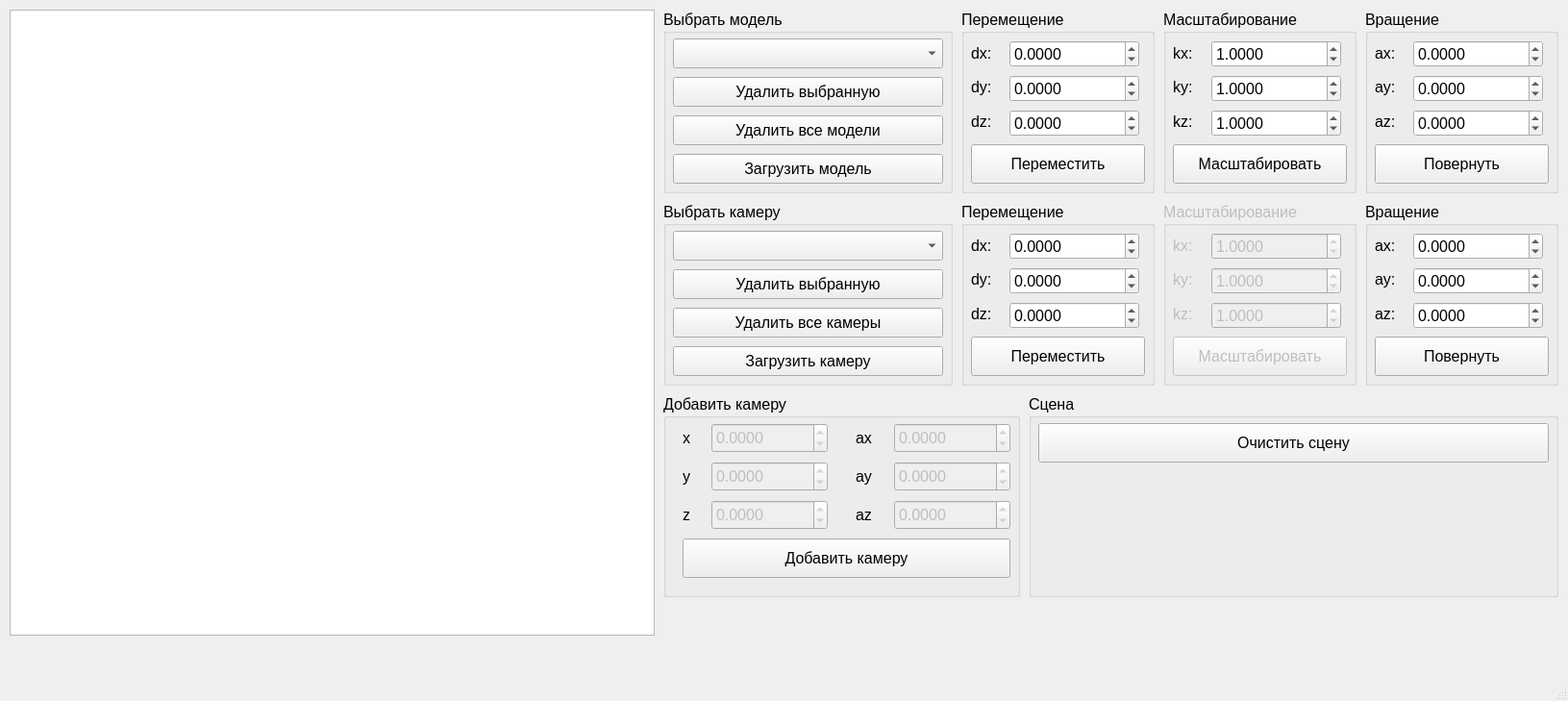
<?xml version="1.0" encoding="UTF-8"?>
<ui version="4.0">
 <class>MainWindow</class>
 <widget class="QMainWindow" name="MainWindow">
  <property name="geometry">
   <rect>
    <x>0</x>
    <y>0</y>
    <width>1631</width>
    <height>729</height>
   </rect>
  </property>
  <property name="sizePolicy">
   <sizepolicy hsizetype="Fixed" vsizetype="Fixed">
    <horstretch>0</horstretch>
    <verstretch>0</verstretch>
   </sizepolicy>
  </property>
  <property name="minimumSize">
   <size>
    <width>1631</width>
    <height>729</height>
   </size>
  </property>
  <property name="maximumSize">
   <size>
    <width>1631</width>
    <height>729</height>
   </size>
  </property>
  <property name="windowTitle">
   <string>MainWindow</string>
  </property>
  <widget class="QWidget" name="centralwidget">
   <widget class="QPushButton" name="deleteModelsBtn">
    <property name="geometry">
     <rect>
      <x>330</x>
      <y>200</y>
      <width>93</width>
      <height>50</height>
     </rect>
    </property>
    <property name="maximumSize">
     <size>
      <width>16777215</width>
      <height>50</height>
     </size>
    </property>
    <property name="text">
     <string>Удалить все</string>
    </property>
   </widget>
   <widget class="QPushButton" name="deleteModelBtn">
    <property name="geometry">
     <rect>
      <x>260</x>
      <y>280</y>
      <width>93</width>
      <height>50</height>
     </rect>
    </property>
    <property name="maximumSize">
     <size>
      <width>16777215</width>
      <height>50</height>
     </size>
    </property>
    <property name="text">
     <string>  Удалить  </string>
    </property>
   </widget>
   <widget class="QGroupBox" name="groupBox">
    <property name="geometry">
     <rect>
      <x>20</x>
      <y>40</y>
      <width>241</width>
      <height>191</height>
     </rect>
    </property>
    <property name="title">
     <string>GroupBox</string>
    </property>
    <widget class="QPushButton" name="loadModelBtn">
     <property name="geometry">
      <rect>
       <x>10</x>
       <y>60</y>
       <width>193</width>
       <height>50</height>
      </rect>
     </property>
     <property name="maximumSize">
      <size>
       <width>16777215</width>
       <height>50</height>
      </size>
     </property>
     <property name="text">
      <string>Загрузить</string>
     </property>
    </widget>
    <widget class="QComboBox" name="modelsCB">
     <property name="geometry">
      <rect>
       <x>10</x>
       <y>30</y>
       <width>221</width>
       <height>22</height>
      </rect>
     </property>
    </widget>
   </widget>
   <widget class="QGroupBox" name="groupBox_7">
    <property name="geometry">
     <rect>
      <x>690</x>
      <y>410</y>
      <width>371</width>
      <height>211</height>
     </rect>
    </property>
    <property name="font">
     <font>
      <pointsize>12</pointsize>
     </font>
    </property>
    <property name="title">
     <string>Добавить камеру</string>
    </property>
    <widget class="QPushButton" name="pushButton_add_camera">
     <property name="geometry">
      <rect>
       <x>20</x>
       <y>150</y>
       <width>341</width>
       <height>41</height>
      </rect>
     </property>
     <property name="font">
      <font>
       <pointsize>12</pointsize>
      </font>
     </property>
     <property name="text">
      <string>Добавить камеру</string>
     </property>
    </widget>
    <widget class="QDoubleSpinBox" name="doubleSpinBox">
     <property name="enabled">
      <bool>false</bool>
     </property>
     <property name="geometry">
      <rect>
       <x>50</x>
       <y>30</y>
       <width>121</width>
       <height>31</height>
      </rect>
     </property>
     <property name="decimals">
      <number>4</number>
     </property>
     <property name="minimum">
      <double>-1000.000000000000000</double>
     </property>
     <property name="maximum">
      <double>1000.000000000000000</double>
     </property>
     <property name="value">
      <double>0.000000000000000</double>
     </property>
    </widget>
    <widget class="QLabel" name="label">
     <property name="geometry">
      <rect>
       <x>20</x>
       <y>30</y>
       <width>31</width>
       <height>31</height>
      </rect>
     </property>
     <property name="text">
      <string>x</string>
     </property>
    </widget>
    <widget class="QDoubleSpinBox" name="doubleSpinBox_2">
     <property name="enabled">
      <bool>false</bool>
     </property>
     <property name="geometry">
      <rect>
       <x>50</x>
       <y>70</y>
       <width>121</width>
       <height>31</height>
      </rect>
     </property>
     <property name="decimals">
      <number>4</number>
     </property>
     <property name="minimum">
      <double>-1000.000000000000000</double>
     </property>
     <property name="maximum">
      <double>1000.000000000000000</double>
     </property>
    </widget>
    <widget class="QLabel" name="label_2">
     <property name="geometry">
      <rect>
       <x>20</x>
       <y>70</y>
       <width>31</width>
       <height>31</height>
      </rect>
     </property>
     <property name="text">
      <string>y</string>
     </property>
    </widget>
    <widget class="QDoubleSpinBox" name="doubleSpinBox_3">
     <property name="enabled">
      <bool>false</bool>
     </property>
     <property name="geometry">
      <rect>
       <x>50</x>
       <y>110</y>
       <width>121</width>
       <height>31</height>
      </rect>
     </property>
     <property name="decimals">
      <number>4</number>
     </property>
     <property name="minimum">
      <double>-1000.000000000000000</double>
     </property>
     <property name="maximum">
      <double>1000.000000000000000</double>
     </property>
    </widget>
    <widget class="QLabel" name="label_3">
     <property name="geometry">
      <rect>
       <x>20</x>
       <y>110</y>
       <width>31</width>
       <height>31</height>
      </rect>
     </property>
     <property name="text">
      <string>z</string>
     </property>
    </widget>
    <widget class="QDoubleSpinBox" name="doubleSpinBox_4">
     <property name="enabled">
      <bool>false</bool>
     </property>
     <property name="geometry">
      <rect>
       <x>240</x>
       <y>110</y>
       <width>121</width>
       <height>31</height>
      </rect>
     </property>
     <property name="decimals">
      <number>4</number>
     </property>
     <property name="minimum">
      <double>-360.000000000000000</double>
     </property>
     <property name="maximum">
      <double>360.000000000000000</double>
     </property>
    </widget>
    <widget class="QDoubleSpinBox" name="doubleSpinBox_5">
     <property name="enabled">
      <bool>false</bool>
     </property>
     <property name="geometry">
      <rect>
       <x>240</x>
       <y>30</y>
       <width>121</width>
       <height>31</height>
      </rect>
     </property>
     <property name="decimals">
      <number>4</number>
     </property>
     <property name="minimum">
      <double>-360.000000000000000</double>
     </property>
     <property name="maximum">
      <double>360.000000000000000</double>
     </property>
     <property name="value">
      <double>0.000000000000000</double>
     </property>
    </widget>
    <widget class="QLabel" name="label_31">
     <property name="geometry">
      <rect>
       <x>200</x>
       <y>70</y>
       <width>31</width>
       <height>31</height>
      </rect>
     </property>
     <property name="text">
      <string>ay</string>
     </property>
    </widget>
    <widget class="QDoubleSpinBox" name="doubleSpinBox_6">
     <property name="enabled">
      <bool>false</bool>
     </property>
     <property name="geometry">
      <rect>
       <x>240</x>
       <y>70</y>
       <width>121</width>
       <height>31</height>
      </rect>
     </property>
     <property name="decimals">
      <number>4</number>
     </property>
     <property name="minimum">
      <double>-360.000000000000000</double>
     </property>
     <property name="maximum">
      <double>360.000000000000000</double>
     </property>
    </widget>
    <widget class="QLabel" name="label_32">
     <property name="geometry">
      <rect>
       <x>200</x>
       <y>30</y>
       <width>31</width>
       <height>31</height>
      </rect>
     </property>
     <property name="text">
      <string>ax</string>
     </property>
    </widget>
    <widget class="QLabel" name="label_33">
     <property name="geometry">
      <rect>
       <x>200</x>
       <y>110</y>
       <width>31</width>
       <height>31</height>
      </rect>
     </property>
     <property name="text">
      <string>az</string>
     </property>
    </widget>
   </widget>
   <widget class="QGraphicsView" name="graphicsView">
    <property name="geometry">
     <rect>
      <x>10</x>
      <y>10</y>
      <width>671</width>
      <height>651</height>
     </rect>
    </property>
    <property name="sizePolicy">
     <sizepolicy hsizetype="Fixed" vsizetype="Fixed">
      <horstretch>0</horstretch>
      <verstretch>0</verstretch>
     </sizepolicy>
    </property>
   </widget>
   <widget class="QGroupBox" name="groupBox_10">
    <property name="geometry">
     <rect>
      <x>1070</x>
      <y>410</y>
      <width>551</width>
      <height>211</height>
     </rect>
    </property>
    <property name="font">
     <font>
      <pointsize>12</pointsize>
     </font>
    </property>
    <property name="title">
     <string>Сцена</string>
    </property>
    <widget class="QPushButton" name="pushButton_clear_scene">
     <property name="geometry">
      <rect>
       <x>10</x>
       <y>30</y>
       <width>531</width>
       <height>41</height>
      </rect>
     </property>
     <property name="font">
      <font>
       <pointsize>12</pointsize>
      </font>
     </property>
     <property name="text">
      <string>Очистить сцену</string>
     </property>
    </widget>
   </widget>
   <widget class="QGroupBox" name="groupBox_11">
    <property name="geometry">
     <rect>
      <x>690</x>
      <y>210</y>
      <width>301</width>
      <height>191</height>
     </rect>
    </property>
    <property name="font">
     <font>
      <pointsize>12</pointsize>
     </font>
    </property>
    <property name="title">
     <string>Выбрать камеру</string>
    </property>
    <widget class="QPushButton" name="pushButton_del_camera_all">
     <property name="geometry">
      <rect>
       <x>10</x>
       <y>110</y>
       <width>281</width>
       <height>31</height>
      </rect>
     </property>
     <property name="font">
      <font>
       <pointsize>12</pointsize>
      </font>
     </property>
     <property name="text">
      <string>Удалить все камеры</string>
     </property>
    </widget>
    <widget class="QComboBox" name="comboBox_cameras">
     <property name="geometry">
      <rect>
       <x>10</x>
       <y>30</y>
       <width>281</width>
       <height>31</height>
      </rect>
     </property>
     <property name="font">
      <font>
       <pointsize>12</pointsize>
      </font>
     </property>
    </widget>
    <widget class="QPushButton" name="pushButton_del_camera_cur">
     <property name="geometry">
      <rect>
       <x>10</x>
       <y>70</y>
       <width>281</width>
       <height>31</height>
      </rect>
     </property>
     <property name="font">
      <font>
       <pointsize>12</pointsize>
      </font>
     </property>
     <property name="text">
      <string>Удалить выбранную</string>
     </property>
    </widget>
    <widget class="QPushButton" name="pushButton_add_camera_2">
     <property name="geometry">
      <rect>
       <x>10</x>
       <y>150</y>
       <width>281</width>
       <height>31</height>
      </rect>
     </property>
     <property name="font">
      <font>
       <pointsize>12</pointsize>
      </font>
     </property>
     <property name="text">
      <string>Загрузить камеру</string>
     </property>
    </widget>
   </widget>
   <widget class="QGroupBox" name="groupBox_6">
    <property name="geometry">
     <rect>
      <x>690</x>
      <y>10</y>
      <width>301</width>
      <height>191</height>
     </rect>
    </property>
    <property name="font">
     <font>
      <pointsize>12</pointsize>
     </font>
    </property>
    <property name="title">
     <string>Выбрать модель</string>
    </property>
    <widget class="QPushButton" name="pushButton_del_model_all">
     <property name="geometry">
      <rect>
       <x>10</x>
       <y>110</y>
       <width>281</width>
       <height>31</height>
      </rect>
     </property>
     <property name="font">
      <font>
       <pointsize>12</pointsize>
      </font>
     </property>
     <property name="text">
      <string>Удалить все модели</string>
     </property>
    </widget>
    <widget class="QComboBox" name="comboBox_models">
     <property name="geometry">
      <rect>
       <x>10</x>
       <y>30</y>
       <width>281</width>
       <height>31</height>
      </rect>
     </property>
     <property name="font">
      <font>
       <pointsize>12</pointsize>
      </font>
     </property>
    </widget>
    <widget class="QPushButton" name="pushButton_del_model_cur">
     <property name="geometry">
      <rect>
       <x>10</x>
       <y>70</y>
       <width>281</width>
       <height>31</height>
      </rect>
     </property>
     <property name="font">
      <font>
       <pointsize>12</pointsize>
      </font>
     </property>
     <property name="text">
      <string>Удалить выбранную</string>
     </property>
    </widget>
    <widget class="QPushButton" name="pushButton_load_model">
     <property name="geometry">
      <rect>
       <x>10</x>
       <y>150</y>
       <width>281</width>
       <height>31</height>
      </rect>
     </property>
     <property name="font">
      <font>
       <pointsize>12</pointsize>
      </font>
     </property>
     <property name="text">
      <string>Загрузить модель</string>
     </property>
    </widget>
   </widget>
   <widget class="QGroupBox" name="groupBox_5">
    <property name="geometry">
     <rect>
      <x>1420</x>
      <y>10</y>
      <width>201</width>
      <height>191</height>
     </rect>
    </property>
    <property name="font">
     <font>
      <pointsize>12</pointsize>
     </font>
    </property>
    <property name="title">
     <string>Вращение</string>
    </property>
    <widget class="QWidget" name="verticalLayoutWidget_7">
     <property name="geometry">
      <rect>
       <x>50</x>
       <y>30</y>
       <width>135</width>
       <height>106</height>
      </rect>
     </property>
     <property name="font">
      <font>
       <pointsize>12</pointsize>
      </font>
     </property>
     <layout class="QVBoxLayout" name="verticalLayout_7">
      <item>
       <widget class="QDoubleSpinBox" name="doubleSpinBox_spin_x">
        <property name="font">
         <font>
          <pointsize>12</pointsize>
         </font>
        </property>
        <property name="decimals">
         <number>4</number>
        </property>
        <property name="minimum">
         <double>-360.000000000000000</double>
        </property>
        <property name="maximum">
         <double>360.000000000000000</double>
        </property>
       </widget>
      </item>
      <item>
       <widget class="QDoubleSpinBox" name="doubleSpinBox_spin_y">
        <property name="font">
         <font>
          <pointsize>12</pointsize>
         </font>
        </property>
        <property name="decimals">
         <number>4</number>
        </property>
        <property name="minimum">
         <double>-360.000000000000000</double>
        </property>
        <property name="maximum">
         <double>360.000000000000000</double>
        </property>
       </widget>
      </item>
      <item>
       <widget class="QDoubleSpinBox" name="doubleSpinBox_spin_z">
        <property name="font">
         <font>
          <pointsize>12</pointsize>
         </font>
        </property>
        <property name="decimals">
         <number>4</number>
        </property>
        <property name="minimum">
         <double>-360.000000000000000</double>
        </property>
        <property name="maximum">
         <double>360.000000000000000</double>
        </property>
       </widget>
      </item>
     </layout>
    </widget>
    <widget class="QWidget" name="verticalLayoutWidget_8">
     <property name="geometry">
      <rect>
       <x>10</x>
       <y>30</y>
       <width>45</width>
       <height>101</height>
      </rect>
     </property>
     <property name="font">
      <font>
       <pointsize>12</pointsize>
      </font>
     </property>
     <layout class="QVBoxLayout" name="verticalLayout_8">
      <item>
       <widget class="QLabel" name="label_10">
        <property name="font">
         <font>
          <pointsize>12</pointsize>
         </font>
        </property>
        <property name="text">
         <string>ax:</string>
        </property>
       </widget>
      </item>
      <item>
       <widget class="QLabel" name="label_11">
        <property name="font">
         <font>
          <pointsize>12</pointsize>
         </font>
        </property>
        <property name="text">
         <string>ay:</string>
        </property>
       </widget>
      </item>
      <item>
       <widget class="QLabel" name="label_12">
        <property name="font">
         <font>
          <pointsize>12</pointsize>
         </font>
        </property>
        <property name="text">
         <string>az:</string>
        </property>
       </widget>
      </item>
     </layout>
    </widget>
    <widget class="QPushButton" name="pushButton_spin">
     <property name="geometry">
      <rect>
       <x>10</x>
       <y>140</y>
       <width>181</width>
       <height>41</height>
      </rect>
     </property>
     <property name="font">
      <font>
       <pointsize>12</pointsize>
      </font>
     </property>
     <property name="text">
      <string>Повернуть</string>
     </property>
    </widget>
   </widget>
   <widget class="QGroupBox" name="groupBox_4">
    <property name="geometry">
     <rect>
      <x>1210</x>
      <y>10</y>
      <width>201</width>
      <height>191</height>
     </rect>
    </property>
    <property name="font">
     <font>
      <pointsize>12</pointsize>
     </font>
    </property>
    <property name="title">
     <string>Масштабирование</string>
    </property>
    <widget class="QWidget" name="verticalLayoutWidget_5">
     <property name="geometry">
      <rect>
       <x>50</x>
       <y>30</y>
       <width>135</width>
       <height>106</height>
      </rect>
     </property>
     <property name="font">
      <font>
       <pointsize>12</pointsize>
      </font>
     </property>
     <layout class="QVBoxLayout" name="verticalLayout_5">
      <item>
       <widget class="QDoubleSpinBox" name="doubleSpinBox_scale_x">
        <property name="font">
         <font>
          <pointsize>12</pointsize>
         </font>
        </property>
        <property name="decimals">
         <number>4</number>
        </property>
        <property name="minimum">
         <double>-1000.000000000000000</double>
        </property>
        <property name="maximum">
         <double>1000.000000000000000</double>
        </property>
        <property name="value">
         <double>1.000000000000000</double>
        </property>
       </widget>
      </item>
      <item>
       <widget class="QDoubleSpinBox" name="doubleSpinBox_scale_y">
        <property name="font">
         <font>
          <pointsize>12</pointsize>
         </font>
        </property>
        <property name="decimals">
         <number>4</number>
        </property>
        <property name="minimum">
         <double>-1000.000000000000000</double>
        </property>
        <property name="maximum">
         <double>1000.000000000000000</double>
        </property>
        <property name="value">
         <double>1.000000000000000</double>
        </property>
       </widget>
      </item>
      <item>
       <widget class="QDoubleSpinBox" name="doubleSpinBox_scale_z">
        <property name="font">
         <font>
          <pointsize>12</pointsize>
         </font>
        </property>
        <property name="decimals">
         <number>4</number>
        </property>
        <property name="minimum">
         <double>-1000.000000000000000</double>
        </property>
        <property name="maximum">
         <double>1000.000000000000000</double>
        </property>
        <property name="value">
         <double>1.000000000000000</double>
        </property>
       </widget>
      </item>
     </layout>
    </widget>
    <widget class="QWidget" name="verticalLayoutWidget_6">
     <property name="geometry">
      <rect>
       <x>10</x>
       <y>30</y>
       <width>31</width>
       <height>101</height>
      </rect>
     </property>
     <property name="font">
      <font>
       <pointsize>12</pointsize>
      </font>
     </property>
     <layout class="QVBoxLayout" name="verticalLayout_6">
      <item>
       <widget class="QLabel" name="label_7">
        <property name="font">
         <font>
          <pointsize>12</pointsize>
         </font>
        </property>
        <property name="text">
         <string>kx:</string>
        </property>
       </widget>
      </item>
      <item>
       <widget class="QLabel" name="label_8">
        <property name="font">
         <font>
          <pointsize>12</pointsize>
         </font>
        </property>
        <property name="text">
         <string>ky:</string>
        </property>
       </widget>
      </item>
      <item>
       <widget class="QLabel" name="label_9">
        <property name="font">
         <font>
          <pointsize>12</pointsize>
         </font>
        </property>
        <property name="text">
         <string>kz:</string>
        </property>
       </widget>
      </item>
     </layout>
    </widget>
    <widget class="QPushButton" name="pushButton_scale">
     <property name="geometry">
      <rect>
       <x>10</x>
       <y>140</y>
       <width>181</width>
       <height>41</height>
      </rect>
     </property>
     <property name="font">
      <font>
       <pointsize>12</pointsize>
      </font>
     </property>
     <property name="text">
      <string>Масштабировать</string>
     </property>
    </widget>
   </widget>
   <widget class="QGroupBox" name="groupBox_3">
    <property name="geometry">
     <rect>
      <x>1000</x>
      <y>10</y>
      <width>201</width>
      <height>191</height>
     </rect>
    </property>
    <property name="font">
     <font>
      <pointsize>12</pointsize>
     </font>
    </property>
    <property name="title">
     <string>Перемещение</string>
    </property>
    <widget class="QWidget" name="verticalLayoutWidget_3">
     <property name="geometry">
      <rect>
       <x>50</x>
       <y>30</y>
       <width>135</width>
       <height>106</height>
      </rect>
     </property>
     <property name="font">
      <font>
       <pointsize>12</pointsize>
      </font>
     </property>
     <layout class="QVBoxLayout" name="verticalLayout_3">
      <item>
       <widget class="QDoubleSpinBox" name="doubleSpinBox_move_x">
        <property name="font">
         <font>
          <pointsize>12</pointsize>
         </font>
        </property>
        <property name="decimals">
         <number>4</number>
        </property>
        <property name="minimum">
         <double>-1000.000000000000000</double>
        </property>
        <property name="maximum">
         <double>1000.000000000000000</double>
        </property>
       </widget>
      </item>
      <item>
       <widget class="QDoubleSpinBox" name="doubleSpinBox_move_y">
        <property name="font">
         <font>
          <pointsize>12</pointsize>
         </font>
        </property>
        <property name="decimals">
         <number>4</number>
        </property>
        <property name="minimum">
         <double>-1000.000000000000000</double>
        </property>
        <property name="maximum">
         <double>1000.000000000000000</double>
        </property>
       </widget>
      </item>
      <item>
       <widget class="QDoubleSpinBox" name="doubleSpinBox_move_z">
        <property name="font">
         <font>
          <pointsize>12</pointsize>
         </font>
        </property>
        <property name="decimals">
         <number>4</number>
        </property>
        <property name="minimum">
         <double>-1000.000000000000000</double>
        </property>
        <property name="maximum">
         <double>1000.000000000000000</double>
        </property>
       </widget>
      </item>
     </layout>
    </widget>
    <widget class="QWidget" name="verticalLayoutWidget_4">
     <property name="geometry">
      <rect>
       <x>10</x>
       <y>30</y>
       <width>31</width>
       <height>101</height>
      </rect>
     </property>
     <property name="font">
      <font>
       <pointsize>12</pointsize>
      </font>
     </property>
     <layout class="QVBoxLayout" name="verticalLayout_4">
      <item>
       <widget class="QLabel" name="label_4">
        <property name="font">
         <font>
          <pointsize>12</pointsize>
         </font>
        </property>
        <property name="text">
         <string>dx:</string>
        </property>
       </widget>
      </item>
      <item>
       <widget class="QLabel" name="label_5">
        <property name="font">
         <font>
          <pointsize>12</pointsize>
         </font>
        </property>
        <property name="text">
         <string>dy:</string>
        </property>
       </widget>
      </item>
      <item>
       <widget class="QLabel" name="label_6">
        <property name="font">
         <font>
          <pointsize>12</pointsize>
         </font>
        </property>
        <property name="text">
         <string>dz:</string>
        </property>
       </widget>
      </item>
     </layout>
    </widget>
    <widget class="QPushButton" name="pushButton_move">
     <property name="geometry">
      <rect>
       <x>10</x>
       <y>140</y>
       <width>181</width>
       <height>41</height>
      </rect>
     </property>
     <property name="font">
      <font>
       <pointsize>12</pointsize>
      </font>
     </property>
     <property name="text">
      <string>Переместить</string>
     </property>
    </widget>
   </widget>
   <widget class="QGroupBox" name="groupBox_12">
    <property name="geometry">
     <rect>
      <x>1420</x>
      <y>210</y>
      <width>201</width>
      <height>191</height>
     </rect>
    </property>
    <property name="font">
     <font>
      <pointsize>12</pointsize>
     </font>
    </property>
    <property name="title">
     <string>Вращение</string>
    </property>
    <widget class="QWidget" name="verticalLayoutWidget_19">
     <property name="geometry">
      <rect>
       <x>50</x>
       <y>30</y>
       <width>135</width>
       <height>106</height>
      </rect>
     </property>
     <property name="font">
      <font>
       <pointsize>12</pointsize>
      </font>
     </property>
     <layout class="QVBoxLayout" name="verticalLayout_19">
      <item>
       <widget class="QDoubleSpinBox" name="doubleSpinBox_spin_x_3">
        <property name="font">
         <font>
          <pointsize>12</pointsize>
         </font>
        </property>
        <property name="decimals">
         <number>4</number>
        </property>
        <property name="minimum">
         <double>-360.000000000000000</double>
        </property>
        <property name="maximum">
         <double>360.000000000000000</double>
        </property>
       </widget>
      </item>
      <item>
       <widget class="QDoubleSpinBox" name="doubleSpinBox_spin_y_3">
        <property name="font">
         <font>
          <pointsize>12</pointsize>
         </font>
        </property>
        <property name="decimals">
         <number>4</number>
        </property>
        <property name="minimum">
         <double>-360.000000000000000</double>
        </property>
        <property name="maximum">
         <double>360.000000000000000</double>
        </property>
       </widget>
      </item>
      <item>
       <widget class="QDoubleSpinBox" name="doubleSpinBox_spin_z_3">
        <property name="font">
         <font>
          <pointsize>12</pointsize>
         </font>
        </property>
        <property name="decimals">
         <number>4</number>
        </property>
        <property name="minimum">
         <double>-360.000000000000000</double>
        </property>
        <property name="maximum">
         <double>360.000000000000000</double>
        </property>
       </widget>
      </item>
     </layout>
    </widget>
    <widget class="QWidget" name="verticalLayoutWidget_20">
     <property name="geometry">
      <rect>
       <x>10</x>
       <y>30</y>
       <width>45</width>
       <height>101</height>
      </rect>
     </property>
     <property name="font">
      <font>
       <pointsize>12</pointsize>
      </font>
     </property>
     <layout class="QVBoxLayout" name="verticalLayout_20">
      <item>
       <widget class="QLabel" name="label_28">
        <property name="font">
         <font>
          <pointsize>12</pointsize>
         </font>
        </property>
        <property name="text">
         <string>ax:</string>
        </property>
       </widget>
      </item>
      <item>
       <widget class="QLabel" name="label_29">
        <property name="font">
         <font>
          <pointsize>12</pointsize>
         </font>
        </property>
        <property name="text">
         <string>ay:</string>
        </property>
       </widget>
      </item>
      <item>
       <widget class="QLabel" name="label_30">
        <property name="font">
         <font>
          <pointsize>12</pointsize>
         </font>
        </property>
        <property name="text">
         <string>az:</string>
        </property>
       </widget>
      </item>
     </layout>
    </widget>
    <widget class="QPushButton" name="pushButton_spin_3">
     <property name="geometry">
      <rect>
       <x>10</x>
       <y>140</y>
       <width>181</width>
       <height>41</height>
      </rect>
     </property>
     <property name="font">
      <font>
       <pointsize>12</pointsize>
      </font>
     </property>
     <property name="text">
      <string>Повернуть</string>
     </property>
    </widget>
   </widget>
   <widget class="QGroupBox" name="groupBox_9">
    <property name="geometry">
     <rect>
      <x>1000</x>
      <y>210</y>
      <width>201</width>
      <height>191</height>
     </rect>
    </property>
    <property name="font">
     <font>
      <pointsize>12</pointsize>
     </font>
    </property>
    <property name="title">
     <string>Перемещение</string>
    </property>
    <widget class="QWidget" name="verticalLayoutWidget_17">
     <property name="geometry">
      <rect>
       <x>50</x>
       <y>30</y>
       <width>135</width>
       <height>106</height>
      </rect>
     </property>
     <property name="font">
      <font>
       <pointsize>12</pointsize>
      </font>
     </property>
     <layout class="QVBoxLayout" name="verticalLayout_17">
      <item>
       <widget class="QDoubleSpinBox" name="doubleSpinBox_move_x_3">
        <property name="font">
         <font>
          <pointsize>12</pointsize>
         </font>
        </property>
        <property name="decimals">
         <number>4</number>
        </property>
        <property name="minimum">
         <double>-1000.000000000000000</double>
        </property>
        <property name="maximum">
         <double>1000.000000000000000</double>
        </property>
       </widget>
      </item>
      <item>
       <widget class="QDoubleSpinBox" name="doubleSpinBox_move_y_3">
        <property name="font">
         <font>
          <pointsize>12</pointsize>
         </font>
        </property>
        <property name="decimals">
         <number>4</number>
        </property>
        <property name="minimum">
         <double>-1000.000000000000000</double>
        </property>
        <property name="maximum">
         <double>1000.000000000000000</double>
        </property>
       </widget>
      </item>
      <item>
       <widget class="QDoubleSpinBox" name="doubleSpinBox_move_z_3">
        <property name="font">
         <font>
          <pointsize>12</pointsize>
         </font>
        </property>
        <property name="decimals">
         <number>4</number>
        </property>
        <property name="minimum">
         <double>-1000.000000000000000</double>
        </property>
        <property name="maximum">
         <double>1000.000000000000000</double>
        </property>
       </widget>
      </item>
     </layout>
    </widget>
    <widget class="QWidget" name="verticalLayoutWidget_18">
     <property name="geometry">
      <rect>
       <x>10</x>
       <y>30</y>
       <width>31</width>
       <height>101</height>
      </rect>
     </property>
     <property name="font">
      <font>
       <pointsize>12</pointsize>
      </font>
     </property>
     <layout class="QVBoxLayout" name="verticalLayout_18">
      <item>
       <widget class="QLabel" name="label_25">
        <property name="font">
         <font>
          <pointsize>12</pointsize>
         </font>
        </property>
        <property name="text">
         <string>dx:</string>
        </property>
       </widget>
      </item>
      <item>
       <widget class="QLabel" name="label_26">
        <property name="font">
         <font>
          <pointsize>12</pointsize>
         </font>
        </property>
        <property name="text">
         <string>dy:</string>
        </property>
       </widget>
      </item>
      <item>
       <widget class="QLabel" name="label_27">
        <property name="font">
         <font>
          <pointsize>12</pointsize>
         </font>
        </property>
        <property name="text">
         <string>dz:</string>
        </property>
       </widget>
      </item>
     </layout>
    </widget>
    <widget class="QPushButton" name="pushButton_move_3">
     <property name="geometry">
      <rect>
       <x>10</x>
       <y>140</y>
       <width>181</width>
       <height>41</height>
      </rect>
     </property>
     <property name="font">
      <font>
       <pointsize>12</pointsize>
      </font>
     </property>
     <property name="text">
      <string>Переместить</string>
     </property>
    </widget>
   </widget>
   <widget class="QGroupBox" name="groupBox_8">
    <property name="enabled">
     <bool>false</bool>
    </property>
    <property name="geometry">
     <rect>
      <x>1210</x>
      <y>210</y>
      <width>201</width>
      <height>191</height>
     </rect>
    </property>
    <property name="font">
     <font>
      <pointsize>12</pointsize>
     </font>
    </property>
    <property name="title">
     <string>Масштабирование</string>
    </property>
    <widget class="QWidget" name="verticalLayoutWidget_15">
     <property name="geometry">
      <rect>
       <x>50</x>
       <y>30</y>
       <width>135</width>
       <height>106</height>
      </rect>
     </property>
     <property name="font">
      <font>
       <pointsize>12</pointsize>
      </font>
     </property>
     <layout class="QVBoxLayout" name="verticalLayout_15">
      <item>
       <widget class="QDoubleSpinBox" name="doubleSpinBox_scale_x_3">
        <property name="font">
         <font>
          <pointsize>12</pointsize>
         </font>
        </property>
        <property name="decimals">
         <number>4</number>
        </property>
        <property name="minimum">
         <double>-1000.000000000000000</double>
        </property>
        <property name="maximum">
         <double>1000.000000000000000</double>
        </property>
        <property name="value">
         <double>1.000000000000000</double>
        </property>
       </widget>
      </item>
      <item>
       <widget class="QDoubleSpinBox" name="doubleSpinBox_scale_y_3">
        <property name="font">
         <font>
          <pointsize>12</pointsize>
         </font>
        </property>
        <property name="decimals">
         <number>4</number>
        </property>
        <property name="minimum">
         <double>-1000.000000000000000</double>
        </property>
        <property name="maximum">
         <double>1000.000000000000000</double>
        </property>
        <property name="value">
         <double>1.000000000000000</double>
        </property>
       </widget>
      </item>
      <item>
       <widget class="QDoubleSpinBox" name="doubleSpinBox_scale_z_3">
        <property name="font">
         <font>
          <pointsize>12</pointsize>
         </font>
        </property>
        <property name="decimals">
         <number>4</number>
        </property>
        <property name="minimum">
         <double>-1000.000000000000000</double>
        </property>
        <property name="maximum">
         <double>1000.000000000000000</double>
        </property>
        <property name="value">
         <double>1.000000000000000</double>
        </property>
       </widget>
      </item>
     </layout>
    </widget>
    <widget class="QWidget" name="verticalLayoutWidget_16">
     <property name="geometry">
      <rect>
       <x>10</x>
       <y>30</y>
       <width>31</width>
       <height>101</height>
      </rect>
     </property>
     <property name="font">
      <font>
       <pointsize>12</pointsize>
      </font>
     </property>
     <layout class="QVBoxLayout" name="verticalLayout_16">
      <item>
       <widget class="QLabel" name="label_22">
        <property name="font">
         <font>
          <pointsize>12</pointsize>
         </font>
        </property>
        <property name="text">
         <string>kx:</string>
        </property>
       </widget>
      </item>
      <item>
       <widget class="QLabel" name="label_23">
        <property name="font">
         <font>
          <pointsize>12</pointsize>
         </font>
        </property>
        <property name="text">
         <string>ky:</string>
        </property>
       </widget>
      </item>
      <item>
       <widget class="QLabel" name="label_24">
        <property name="font">
         <font>
          <pointsize>12</pointsize>
         </font>
        </property>
        <property name="text">
         <string>kz:</string>
        </property>
       </widget>
      </item>
     </layout>
    </widget>
    <widget class="QPushButton" name="pushButton_scale_3">
     <property name="geometry">
      <rect>
       <x>10</x>
       <y>140</y>
       <width>181</width>
       <height>41</height>
      </rect>
     </property>
     <property name="font">
      <font>
       <pointsize>12</pointsize>
      </font>
     </property>
     <property name="text">
      <string>Масштабировать</string>
     </property>
    </widget>
   </widget>
  </widget>
  <widget class="QMenuBar" name="menubar">
   <property name="geometry">
    <rect>
     <x>0</x>
     <y>0</y>
     <width>1631</width>
     <height>26</height>
    </rect>
   </property>
  </widget>
  <widget class="QStatusBar" name="statusbar"/>
 </widget>
 <resources/>
 <connections/>
</ui>
